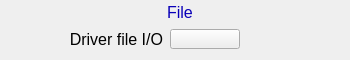
<?xml version="1.0" ?>
<ui version="4.0">
  <class>Dialog</class>
  <widget class="PyDMFrame" name="screen">
    <property name="geometry">
      <rect>
        <x>139</x>
        <y>165</y>
        <width>350</width>
        <height>60</height>
      </rect>
    </property>
    <property name="minimumSize">
      <size>
        <width>350</width>
        <height>60</height>
      </size>
    </property>
    <property name="styleSheet">
      <string notr="true">PyDMFrame#screen {
  color: rgb(0, 0, 0);
  background-color: rgb(187, 187, 187);
  }</string>
    </property>
    <property name="windowTitle">
      <string>ADDriverFile</string>
    </property>
    <layout class="QGridLayout" name="gridLayout" columnstretch="13,114,36,7,64,6,110" rowstretch="2,21,6,20,11">
      <property name="leftMargin">
        <number>0</number>
      </property>
      <property name="topMargin">
        <number>0</number>
      </property>
      <property name="rightMargin">
        <number>0</number>
      </property>
      <property name="bottomMargin">
        <number>0</number>
      </property>
      <property name="horizontalSpacing">
        <number>0</number>
      </property>
      <property name="verticalSpacing">
        <number>0</number>
      </property>
      <item row="1" column="2" colspan="3">
        <widget class="PyDMFrame" name="composite">
          <property name="geometry">
            <rect>
              <x>127</x>
              <y>2</y>
              <width>107</width>
              <height>21</height>
            </rect>
          </property>
          <property name="sizePolicy">
            <sizepolicy hsizetype="Ignored" vsizetype="Ignored">
              <horstretch>0</horstretch>
              <verstretch>0</verstretch>
            </sizepolicy>
          </property>
          <layout class="QGridLayout" name="gridLayout_1" columnstretch="33,40,34" rowstretch="20,1">
            <property name="leftMargin">
              <number>0</number>
            </property>
            <property name="topMargin">
              <number>0</number>
            </property>
            <property name="rightMargin">
              <number>0</number>
            </property>
            <property name="bottomMargin">
              <number>0</number>
            </property>
            <property name="horizontalSpacing">
              <number>0</number>
            </property>
            <property name="verticalSpacing">
              <number>0</number>
            </property>
            <item row="0" column="0" rowspan="2" colspan="3">
              <widget class="PyDMFrame" name="composite_1">
                <property name="geometry">
                  <rect>
                    <x>0</x>
                    <y>0</y>
                    <width>107</width>
                    <height>21</height>
                  </rect>
                </property>
                <property name="sizePolicy">
                  <sizepolicy hsizetype="Ignored" vsizetype="Ignored">
                    <horstretch>0</horstretch>
                    <verstretch>0</verstretch>
                  </sizepolicy>
                </property>
                <layout class="QGridLayout" name="gridLayout_2" columnstretch="107" rowstretch="2,19">
                  <property name="leftMargin">
                    <number>0</number>
                  </property>
                  <property name="topMargin">
                    <number>0</number>
                  </property>
                  <property name="rightMargin">
                    <number>0</number>
                  </property>
                  <property name="bottomMargin">
                    <number>0</number>
                  </property>
                  <property name="horizontalSpacing">
                    <number>0</number>
                  </property>
                  <property name="verticalSpacing">
                    <number>0</number>
                  </property>
                  <item row="1" column="1">
                    <widget class="PyDMDrawingRectangle" name="rectangle">
                      <property name="geometry">
                        <rect>
                          <x>127</x>
                          <y>2</y>
                          <width>107</width>
                          <height>21</height>
                        </rect>
                      </property>
                      <property name="sizePolicy">
                        <sizepolicy hsizetype="Ignored" vsizetype="Ignored">
                          <horstretch>0</horstretch>
                          <verstretch>0</verstretch>
                        </sizepolicy>
                      </property>
                      <property name="brush" stdset="0">
                        <brush brushstyle="SolidPattern">
                          <color alpha="255">
                            <red>218</red>
                            <green>218</green>
                            <blue>218</blue>
                          </color>
                        </brush>
                      </property>
                      <property name="penStyle" stdset="0">
                        <enum>Qt::SolidLine</enum>
                      </property>
                      <property name="penColor" stdset="0">
                        <color>
                          <red>218</red>
                          <green>218</green>
                          <blue>218</blue>
                        </color>
                      </property>
                      <property name="penWidth" stdset="0">
                        <double>0</double>
                      </property>
                      <property name="penCapStyle" stdset="0">
                        <enum>Qt::FlatCap</enum>
                      </property>
                      <property name="toolTip">
                        <string>rectangle</string>
                      </property>
                    </widget>
                  </item>
                </layout>
              </widget>
            </item>
            <item row="0" column="1">
              <widget class="QLabel" name="text">
                <property name="geometry">
                  <rect>
                    <x>33</x>
                    <y>0</y>
                    <width>40</width>
                    <height>20</height>
                  </rect>
                </property>
                <property name="sizePolicy">
                  <sizepolicy hsizetype="Ignored" vsizetype="Ignored">
                    <horstretch>0</horstretch>
                    <verstretch>0</verstretch>
                  </sizepolicy>
                </property>
                <property name="text">
                  <string>File</string>
                </property>
                <property name="font">
                  <font>
                    <pointsize>12</pointsize>
                  </font>
                </property>
                <property name="brush" stdset="0">
                  <brush brushstyle="SolidPattern">
                    <color alpha="255">
                      <red>10</red>
                      <green>0</green>
                      <blue>184</blue>
                    </color>
                  </brush>
                </property>
                <property name="toolTip">
                  <string>text</string>
                </property>
                <property name="alignment">
                  <set>Qt::AlignCenter</set>
                </property>
                <property name="styleSheet">
                  <string notr="true">QLabel#text {
  color: rgb(10, 0, 184);
  }</string>
                </property>
              </widget>
            </item>
          </layout>
        </widget>
      </item>
      <item row="0" column="0" rowspan="5" colspan="7">
        <widget class="PyDMDrawingRectangle" name="rectangle_1">
          <property name="geometry">
            <rect>
              <x>0</x>
              <y>0</y>
              <width>350</width>
              <height>60</height>
            </rect>
          </property>
          <property name="sizePolicy">
            <sizepolicy hsizetype="Ignored" vsizetype="Ignored">
              <horstretch>0</horstretch>
              <verstretch>0</verstretch>
            </sizepolicy>
          </property>
          <property name="brush" stdset="0">
            <brush brushstyle="NoBrush">
              <color alpha="255">
                <red>0</red>
                <green>0</green>
                <blue>0</blue>
              </color>
            </brush>
          </property>
          <property name="penStyle" stdset="0">
            <enum>Qt::SolidLine</enum>
          </property>
          <property name="penColor" stdset="0">
            <color>
              <red>0</red>
              <green>0</green>
              <blue>0</blue>
            </color>
          </property>
          <property name="penWidth" stdset="0">
            <double>1</double>
          </property>
          <property name="penCapStyle" stdset="0">
            <enum>Qt::FlatCap</enum>
          </property>
          <property name="toolTip">
            <string>rectangle_1</string>
          </property>
        </widget>
      </item>
      <item row="3" column="1" colspan="2">
        <widget class="QLabel" name="text_1">
          <property name="geometry">
            <rect>
              <x>13</x>
              <y>29</y>
              <width>150</width>
              <height>20</height>
            </rect>
          </property>
          <property name="sizePolicy">
            <sizepolicy hsizetype="Ignored" vsizetype="Ignored">
              <horstretch>0</horstretch>
              <verstretch>0</verstretch>
            </sizepolicy>
          </property>
          <property name="text">
            <string>Driver file I/O</string>
          </property>
          <property name="font">
            <font>
              <pointsize>12</pointsize>
            </font>
          </property>
          <property name="brush" stdset="0">
            <brush brushstyle="SolidPattern">
              <color alpha="255">
                <red>0</red>
                <green>0</green>
                <blue>0</blue>
              </color>
            </brush>
          </property>
          <property name="toolTip">
            <string>text_1</string>
          </property>
          <property name="alignment">
            <set>Qt::AlignRight|Qt::AlignTrailing|Qt::AlignVCenter</set>
          </property>
          <property name="styleSheet">
            <string notr="true">QLabel#text_1 {
  color: rgb(0, 0, 0);
  }</string>
          </property>
        </widget>
      </item>
      <item row="3" column="4" colspan="2">
        <widget class="PyDMRelatedDisplayButton" name="related_display">
          <property name="geometry">
            <rect>
              <x>170</x>
              <y>29</y>
              <width>70</width>
              <height>20</height>
            </rect>
          </property>
          <property name="sizePolicy">
            <sizepolicy hsizetype="Ignored" vsizetype="Ignored">
              <horstretch>0</horstretch>
              <verstretch>0</verstretch>
            </sizepolicy>
          </property>
          <property name="showIcon" stdset="0">
            <bool>true</bool>
          </property>
          <property name="font">
            <font>
              <pointsize>12</pointsize>
            </font>
          </property>
          <property name="styleSheet">
            <string notr="true">PyDMRelatedDisplayButton#related_display {
  color: rgb(0, 0, 0);
  background-color: rgb(115, 223, 255);
  }</string>
          </property>
          <property name="titles" stdset="0">
            <stringlist>
              <string/>
            </stringlist>
          </property>
          <property name="filenames" stdset="0">
            <stringlist>
              <string>NDFile.ui</string>
            </stringlist>
          </property>
          <property name="macros" stdset="0">
            <stringlist>
              <string>P=${P},R=${R}</string>
            </stringlist>
          </property>
          <property name="openInNewWindow" stdset="0">
            <bool>true</bool>
          </property>
        </widget>
      </item>
    </layout>
    <zorder>rectangle</zorder>
    <zorder>composite_1</zorder>
    <zorder>text</zorder>
    <zorder>composite</zorder>
    <zorder>rectangle_1</zorder>
    <zorder>text_1</zorder>
    <zorder>related_display</zorder>
  </widget>
  <customwidgets>
    <customwidget>
      <class>PyDMFrame</class>
      <extends>QFrame</extends>
      <header>pydm.widgets.frame</header>
    </customwidget>
    <customwidget>
      <class>PyDMDrawingRectangle</class>
      <extends>QWidget</extends>
      <header>pydm.widgets.drawing</header>
    </customwidget>
    <customwidget>
      <class>PyDMLabel</class>
      <extends>QLabel</extends>
      <header>pydm.widgets.label</header>
    </customwidget>
    <customwidget>
      <class>PyDMRelatedDisplayButton</class>
      <extends>QPushButton</extends>
      <header>pydm.widgets.related_display_button</header>
    </customwidget>
  </customwidgets>
</ui>
